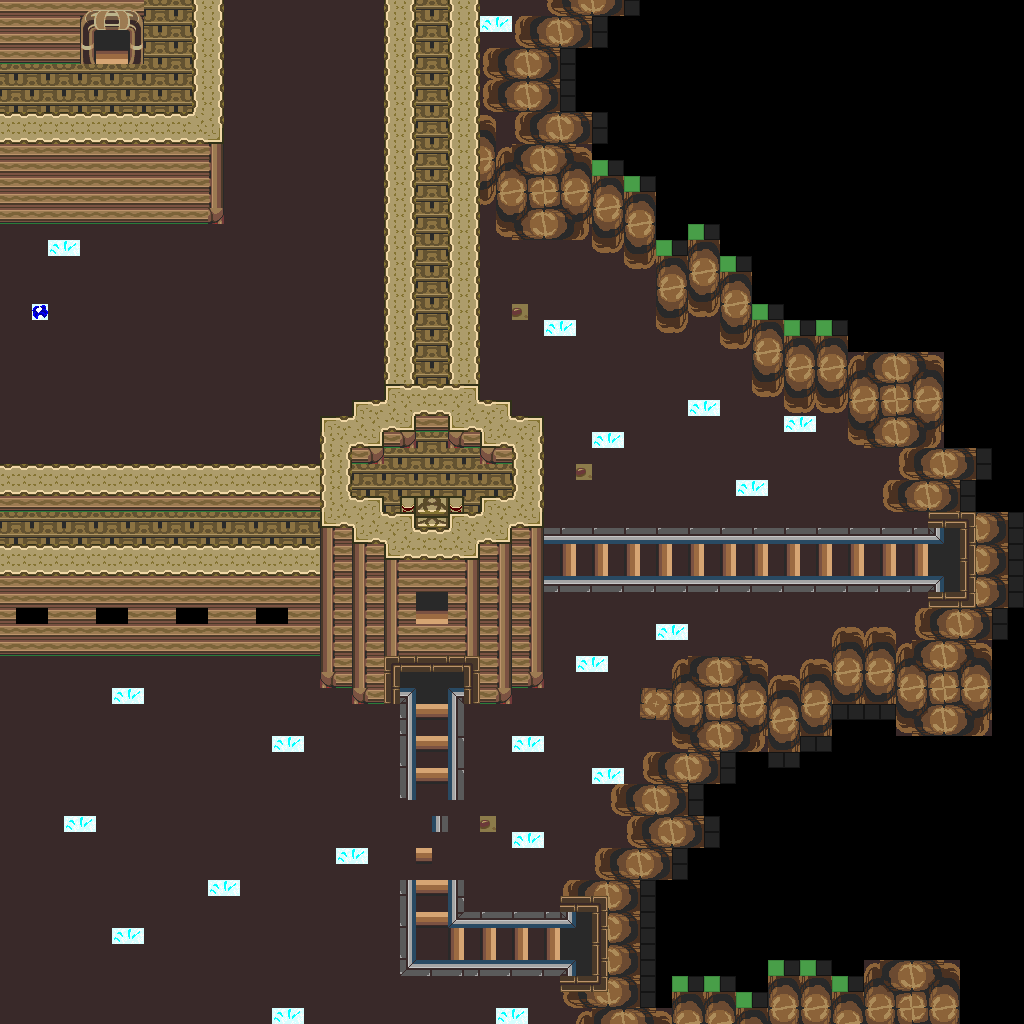

The image is a tile-based game level rendered from a .tmx file. Its description and source (layers, tilesets, objects; grid data summarised) follow:
An orthogonal 64x64 tile map with 16x16 px tiles, 1 tile layer (base), 1 hidden layer not drawn and 10 objects.

<map version="1.10" tiledversion="1.12.1" orientation="orthogonal" renderorder="right-down" width="64" height="64" tilewidth="16" tileheight="16" infinite="0" nextlayerid="3" nextobjectid="11">
 <tileset firstgid="1" source="../classiciphone_pics4.tsx" />
 <layer id="1" name="base" width="64" height="64">
  <data>[4096 cells, 4096 non-empty, 107 distinct tile ids]</data>
 </layer>
 <layer id="2" name="collision" width="64" height="64" visible="0">
  <properties><property name="collision" value="true" /></properties>
  <data>[4096 cells, 2164 non-empty, 1 distinct tile ids]</data>
 </layer>
 <objectgroup id="3" name="npcs">
  <object id="1" x="416.0" y="368.0" width="16" height="16">
   <properties>
    <property name="gani" value="kcavelamp.mng" />
    <property name="script" type="string">-- Auto-converted from GraalScript
-- if (created){
-- setimgpart kcavelamp.mng, 32,0,32,80;
self.dontblock = true
end</property>
   </properties>
  </object>
  <object id="2" x="416.0" y="592.0" width="16" height="16">
   <properties>
    <property name="gani" value="classic_window.png" />
    <property name="script" type="string">-- Auto-converted from GraalScript
-- //#CLIENTSIDE;
self.dontblock = true
-- drawunderplayer;</property>
   </properties>
  </object>
  <object id="3" x="96.0" y="32.0" width="16" height="16">
   <properties>
    <property name="gani" value="door.png" />
    <property name="script" type="string">-- Auto-converted from GraalScript
-- join("door");</property>
   </properties>
  </object>
  <object id="4" x="464.0" y="448.0" width="16" height="16">
   <properties>
    <property name="script" type="string">-- Auto-converted from GraalScript
-- [CLIENT-SIDE — server no-op]
-- showcharacter;
-- setcharprop #P1,hat0.png;
-- setcharprop #3,head943.png;
-- setcharprop #C0,lightgreen;
-- setcharprop #C1,black;
-- setcharprop #C2,gray;
-- setcharprop #C3,black;
-- setcharprop #C4,gray;
-- setcharprop #n,Archer Willy;
-- setcharprop #1,no-sword.png;
-- setcharprop #8,body11.png;
-- setcharprop #2,raziel-shield.png;
-- ap=60;
-- dir = 3;</property>
   </properties>
  </object>
  <object id="5" x="16.0" y="128.0" width="16" height="16">
   <properties>
    <property name="gani" value="classic_gnomesbanner.png" />
    <property name="script" type="string">-- Auto-converted from GraalScript
-- //#CLIENTSIDE;
-- block;
-- drawunderplayer;</property>
   </properties>
  </object>
  <object id="6" x="0.0" y="592.0" width="16" height="16">
   <properties>
    <property name="gani" value="classic_gnomebow.png" />
    <property name="script" type="string">-- Auto-converted from GraalScript
-- //#CLIENTSIDE;
-- drawunderplayer;</property>
   </properties>
  </object>
  <object id="7" x="80.0" y="592.0" width="16" height="16">
   <properties>
    <property name="gani" value="classic_gnomebow.png" />
    <property name="script" type="string">-- Auto-converted from GraalScript
-- //#CLIENTSIDE;
-- drawunderplayer;</property>
   </properties>
  </object>
  <object id="8" x="160.0" y="592.0" width="16" height="16">
   <properties>
    <property name="gani" value="classic_gnomebow.png" />
    <property name="script" type="string">-- Auto-converted from GraalScript
-- //#CLIENTSIDE;
-- drawunderplayer;</property>
   </properties>
  </object>
  <object id="9" x="240.0" y="592.0" width="16" height="16">
   <properties>
    <property name="gani" value="classic_gnomebow.png" />
    <property name="script" type="string">-- Auto-converted from GraalScript
-- //#CLIENTSIDE;
-- drawunderplayer;</property>
   </properties>
  </object>
  <object id="10" x="592.0" y="672.0" width="16" height="16">
   <properties>
    <property name="script" type="string">-- Auto-converted from GraalScript
-- [CLIENT-SIDE — server no-op]
-- if (playertouchsme) {
-- say2 You should visit the#bblacksmith northwest#bhe crafted me a nice hammer!;}
-- 
-- 
-- 
-- 
-- [CLIENT-SIDE — server no-op]
-- showcharacter;
-- setcharprop #3,head944.png;
-- setcharprop #C0,lightgreen;
-- setcharprop #C1,brown;
-- setcharprop #C2,brown;
-- setcharprop #C3,black;
-- setcharprop #C4,black;
-- setcharprop #2,staff-shield.png;
-- shieldpower = 1;
-- dir = 3;
-- 
-- setcharani classic_hammer,;
-- sleep .5;
-- setcharani classic_hammer,;
-- this.timeout = .05;</property>
   </properties>
  </object>
 </objectgroup>
</map>
